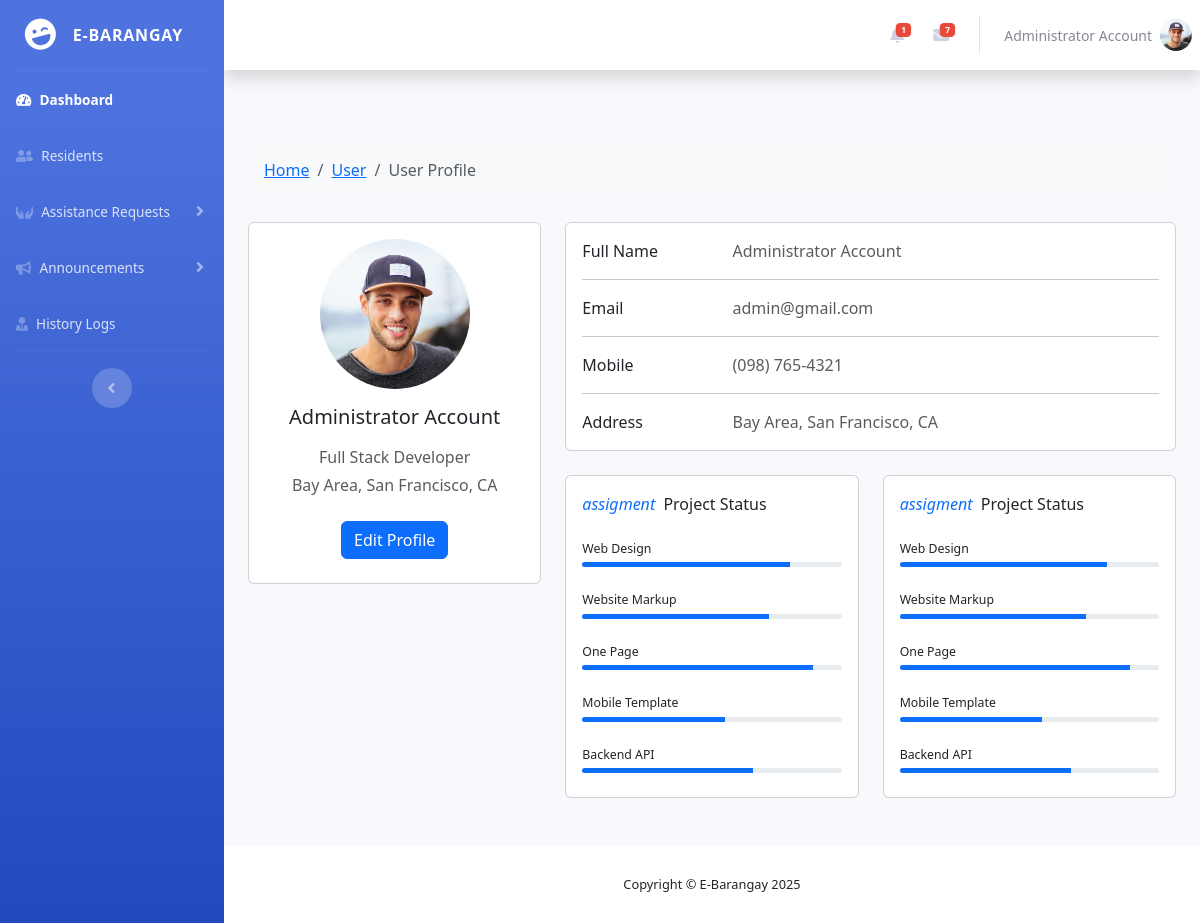
Page /officials/profile.php (signed in) on the committed database.
### tables this page shows
CREATE TABLE `accounts` (
  `account_id` varchar(200) NOT NULL,
  `profile_pic` varchar(255) NOT NULL,
  `first_name` varchar(50) NOT NULL,
  `last_name` varchar(50) NOT NULL,
  `date_of_birth` date NOT NULL,
  `address` varchar(200) NOT NULL,
  `contact_number` int(20) NOT NULL,
  `email` varchar(100) NOT NULL,
  `password` varchar(255) NOT NULL,
  `user_type` int(30) NOT NULL,
  `verification_token` varchar(255) NOT NULL,
  `verification_status` varchar(100) NOT NULL,
  `date_registered` timestamp NOT NULL DEFAULT current_timestamp()
);

### officials/profile.php (the view, shortened to what this page needs)
<?php
    include '../includes/official/official_sidebar.php';
    $select_account = $connection->prepare("SELECT * FROM `accounts` WHERE account_id = ? LIMIT 1");
    $select_account->execute([$user_id]);
    $account = $select_account->fetch(PDO::FETCH_ASSOC);
?>
<section>
    <div class="container py-5">
        <div class="row">
            <div class="col">
                <nav aria-label="breadcrumb" class="bg-body-tertiary rounded-3 p-3 mb-4">
                    <ol class="breadcrumb mb-0">
                        <li class="breadcrumb-item"><a href="#">Home</a></li>
                        <li class="breadcrumb-item"><a href="#">User</a></li>
                        <li class="breadcrumb-item active" aria-current="page">User Profile</li>
                    </ol>
                </nav>
            </div>
        </div>
        <div class="row">
            <div class="col-lg-4">
                <div class="card mb-4">
                    <div class="card-body text-center">
                        <img src="<?php echo "../uploads/" . $account['profile_pic']; ?>" alt="avatar"
                            class="rounded-circle img-fluid" style="width: 150px;">
                        <h5 class="my-3"><?php echo ($account['first_name'] . ' ' . $account['last_name']); ?></h5>
                        <p class="text-muted mb-1">Full Stack Developer</p>
                        <p class="text-muted mb-4">Bay Area, San Francisco, CA</p>
                        <div class="d-flex justify-content-center mb-2">
                            <button type="button" class="btn btn-primary" data-toggle="modal" data-target="#profileModal">
                                Edit Profile
                            </button>
                        </div>
                    </div>
                </div>
            </div>
            <div class="col-lg-8">
                <div class="card mb-4">
                    <div class="card-body">
                        <div class="row">
                            <div class="col-sm-3">
                                <p class="mb-0">Full Name</p>
                            </div>
                            <div class="col-sm-9">
                                <p class="text-muted mb-0"><?php echo ($account['first_name'] . ' ' . $account['last_name']); ?></p>
                            </div>
                        </div>
                        <hr>
                        <div class="row">
                            <div class="col-sm-3">
                                <p class="mb-0">Email</p>
                            </div>
                            <div class="col-sm-9">
                                <p class="text-muted mb-0"><?php echo ($account['email']); ?></p>
                            </div>
                        </div>
                        <hr>
                        <div class="row">
                            <div class="col-sm-3">
                                <p class="mb-0">Mobile</p>
                            </div>
                            <div class="col-sm-9">
                                <p class="text-muted mb-0">(098) 765-4321</p>
                            </div>
                        </div>
                        <hr>
                        <div class="row">
                            <div class="col-sm-3">
                                <p class="mb-0">Address</p>
                            </div>
                            <div class="col-sm-9">
                                <p class="text-muted mb-0">Bay Area, San Francisco, CA</p>
                            </div>
                        </div>
                    </div>
                </div>
                <div class="row">
                    <div class="col-md-6">
                        <div class="card mb-4 mb-md-0">
                            <div class="card-body">
                                <p class="mb-4"><span class="text-primary font-italic me-1">assigment</span> Project Status
                                </p>
                                <p class="mb-1" style="font-size: .77rem;">Web Design</p>
                                <div class="progress rounded" style="height: 5px;">
                                    <div class="progress-bar" role="progressbar" style="width: 80%" aria-valuenow="80"
                                        aria-valuemin="0" aria-valuemax="100"></div>
                                </div>
                                <p class="mt-4 mb-1" style="font-size: .77rem;">Website Markup</p>
                                <div class="progress rounded" style="height: 5px;">
                                    <div class="progress-bar" role="progressbar" style="width: 72%" aria-valuenow="72"
                                        aria-valuemin="0" aria-valuemax="100"></div>
                                </div>
                                <p class="mt-4 mb-1" style="font-size: .77rem;">One Page</p>
                                <div class="progress rounded" style="height: 5px;">
                                    <div class="progress-bar" role="progressbar" style="width: 89%" aria-valuenow="89"
                                        aria-valuemin="0" aria-valuemax="100"></div>
                                </div>
                                <p class="mt-4 mb-1" style="font-size: .77rem;">Mobile Template</p>
                                <div class="progress rounded" style="height: 5px;">
                                    <div class="progress-bar" role="progressbar" style="width: 55%" aria-valuenow="55"
                                        aria-valuemin="0" aria-valuemax="100"></div>
                                </div>
                                <p class="mt-4 mb-1" style="font-size: .77rem;">Backend API</p>
                                <div class="progress rounded mb-2" style="height: 5px;">
                                    <div class="progress-bar" role="progressbar" style="width: 66%" aria-valuenow="66"
                                        aria-valuemin="0" aria-valuemax="100"></div>
                                </div>
                            </div>
                        </div>
                    </div>
                    <div class="col-md-6">
                        <div class="card mb-4 mb-md-0">
                            <div class="card-body">
                                <p class="mb-4"><span class="text-primary font-italic me-1">assigment</span> Project Status
                                </p>
                                <p class="mb-1" style="font-size: .77rem;">Web Design</p>
                                <div class="progress rounded" style="height: 5px;">
                                    <div class="progress-bar" role="progressbar" style="width: 80%" aria-valuenow="80"
                                        aria-valuemin="0" aria-valuemax="100"></div>
                                </div>
                                <p class="mt-4 mb-1" style="font-size: .77rem;">Website Markup</p>
                                <div class="progress rounded" style="height: 5px;">
                                    <div class="progress-bar" role="progressbar" style="width: 72%" aria-valuenow="72"
                                        aria-valuemin="0" aria-valuemax="100"></div>
                                </div>
                                <p class="mt-4 mb-1" style="font-size: .77rem;">One Page</p>
                                <div class="progress rounded" style="height: 5px;">
                                    <div class="progress-bar" role="progressbar" style="width: 89%" aria-valuenow="89"
                                        aria-valuemin="0" aria-valuemax="100"></div>
                                </div>
                                <p class="mt-4 mb-1" style="font-size: .77rem;">Mobile Template</p>
                                <div class="progress rounded" style="height: 5px;">
                                    <div class="progress-bar" role="progressbar" style="width: 55%" aria-valuenow="55"
                                        aria-valuemin="0" aria-valuemax="100"></div>
                                </div>
                                <p class="mt-4 mb-1" style="font-size: .77rem;">Backend API</p>
                                <div class="progress rounded mb-2" style="height: 5px;">
                                    <div class="progress-bar" role="progressbar" style="width: 66%" aria-valuenow="66"
                                        aria-valuemin="0" aria-valuemax="100"></div>
                                </div>
                            </div>
                        </div>
                    </div>
                </div>
            </div>
        </div>
    </div>
</section>
<?php include '../includes/footer.php'; ?>

### includes/official/topbar.php (shortened to what this page needs)
<nav class="navbar navbar-expand navbar-light bg-white topbar mb-4 static-top shadow">
    <ul class="navbar-nav ml-auto">
        <li class="nav-item dropdown no-arrow mx-1">
            <a class="nav-link dropdown-toggle" href="#" id="alertsDropdown" role="button"
                data-toggle="dropdown" aria-haspopup="true" aria-expanded="false">
                <?php if ($unreadCount > 0): ?>
                    <span class="badge badge-danger badge-counter"><?= $unreadCount ?></span>
                <?php endif; ?>
            </a>
        </li>
        <li class="nav-item dropdown no-arrow mx-1">
            <a class="nav-link dropdown-toggle" href="#" id="messagesDropdown" role="button"
                data-toggle="dropdown" aria-haspopup="true" aria-expanded="false">
                <span class="badge badge-danger badge-counter">7</span>
            </a>
        </li>
        <li class="nav-item dropdown no-arrow">
            <a class="nav-link dropdown-toggle" href="#" id="userDropdown" role="button"
                data-toggle="dropdown" aria-haspopup="true" aria-expanded="false">
                <span class="mr-2 d-none d-lg-inline text-gray-600 small">
                    <?= ($fetch_user['first_name'] . ' ' . $fetch_user['last_name']); ?>
                </span>
                <img class="img-profile rounded-circle"
                    src="../uploads/<?= ($fetch_user['profile_pic']); ?>">
            </a>
        </li>
    </ul>
</nav>
<div class="container-fluid">

### rows in the picture
accounts: first_name "Administrator", last_name "Account", profile_pic (picture), email "admin@gmail.com"

### other values in the picture
$unreadCount "1"
